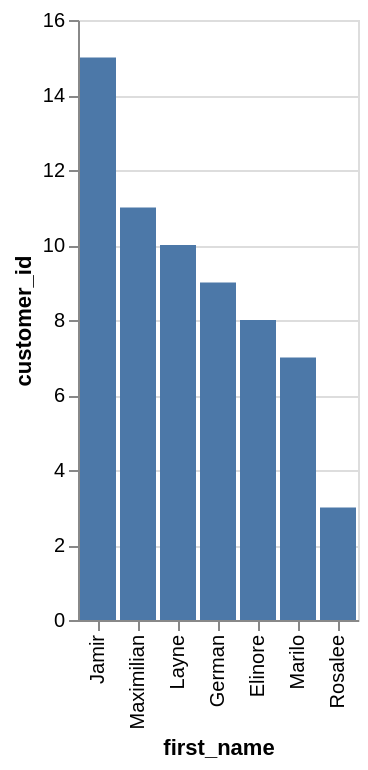

This figure's Vega-Lite source:
### Vega-Lite specification from a JSON file in a GitHub repository (floating-point values rounded to 4 significant figures)
{"data": {"values": [{"x_data": "Jamir", "y_data": 15}, {"x_data": "Maximilian", "y_data": 11}, {"x_data": "Layne", "y_data": 10}, {"x_data": "German", "y_data": 9}, {"x_data": "Elinore", "y_data": 8}, {"x_data": "Marilo", "y_data": 7}, {"x_data": "Rosalee", "y_data": 3}]}, "mark": "bar", "encoding": {"x": {"field": "x_data", "type": "nominal", "title": "first_name", "sort": {"op": "sum", "field": "y_data", "order": "descending"}}, "y": {"field": "y_data", "type": "quantitative", "title": "customer_id"}}}
